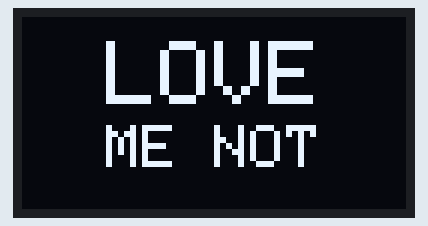
Recording of a sketch running on a simulated ESP8266 (NodeMCU). On the bench: 128×64 one-colour display. Random numbers use the default seed unless the sketch sets one.

Above: at 3.5 s.
At 13.5 s:
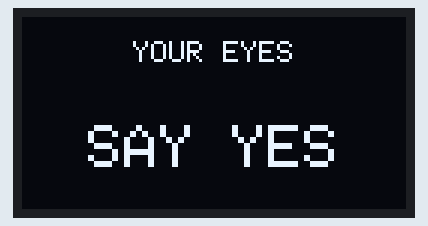
At 18.5 s:
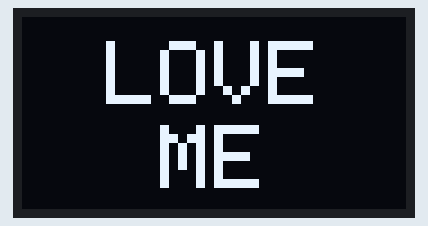
At 21.9 s:
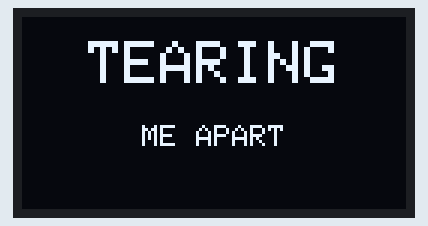
At 32.7 s:
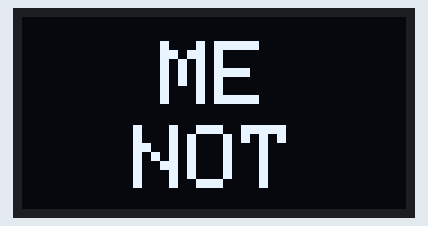
At 36.2 s:
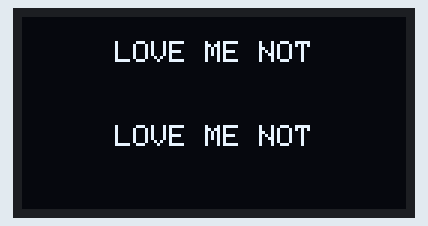

Measured:
- what the display in image 0 shows lasts 0.8 s, from 3.4 s to 4.2 s
- what the display in image 1 shows lasts 2.0 s, from 13.4 s to 15.4 s
- what the display in image 5 shows lasts 1.3 s, from 36.2 s to 37.5 s

The sketch:

LoveMeNot_OLED_esp8266.ino
```cpp
/*
 * ╔══════════════════════════════════════════╗
 * ║   "LOVE ME NOT" — OLED Lyric Animation  ║
 * ║   ESP8266 + SSD1306 128x64               ║
 * ║   SCL → D3   SDA → D2                   ║
 * ╚══════════════════════════════════════════╝
 *
 * Libraries needed (install via Arduino Library Manager):
 *   - Adafruit SSD1306
 *   - Adafruit GFX Library
 *
 * Each lyric segment has its own crazy animation style.
 * Adjust the BEAT_MS constant to match your song's BPM.
 */

#include <Wire.h>
#include <Adafruit_GFX.h>
#include <Adafruit_SSD1306.h>

// ── Pin config ────────────────────────────────────────────
#define SDA_PIN D2
#define SCL_PIN D1

// ── Display config ────────────────────────────────────────
#define SCREEN_W  128
#define SCREEN_H   64
#define OLED_ADDR 0x3C
Adafruit_SSD1306 display(SCREEN_W, SCREEN_H, &Wire, -1);

// ── Timing ────────────────────────────────────────────────
// One "beat" in ms — adjust to match your song BPM
// 120 BPM → 500ms   |   100 BPM → 600ms   |   140 BPM → 428ms
#define BEAT_MS  500

// ─────────────────────────────────────────────────────────
//  LYRIC SEGMENTS
//  Each entry: { "line1", "line2", beats_to_hold, anim_style }
//  anim_style:
//   0 = GLITCH SLIDE IN from right
//   1 = TYPEWRITER (letter by letter)
//   2 = HEARTBEAT PULSE (zoom-like invert flash)
//   3 = SHAKE / TREMBLE
//   4 = SCANLINE WIPE top→bottom
//   5 = SPLIT REVEAL (top half & bottom half come from edges)
//   6 = STROBE FLASH (blink in)
//   7 = MATRIX RAIN then reveal
// ─────────────────────────────────────────────────────────
struct Lyric {
  const char* line1;
  const char* line2;
  uint8_t     beats;
  uint8_t     style;
};

const Lyric lyrics[] = {
  { "LOVE",        "ME NOT",     4,  2 },  // heartbeat pulse
  { "DO YOU",      "LOVE ME?",   3,  0 },  // glitch slide
  { "OR NOT?",     "",           2,  6 },  // strobe
  { "I CAN'T",     "TELL...",    4,  1 },  // typewriter
  { "YOUR EYES",   "SAY YES",    4,  5 },  // split reveal
  { "YOUR LIPS",   "SAY NO",     4,  3 },  // shake
  { "LOVE",        "ME",         2,  2 },  // pulse
  { "NOT",         "",           2,  6 },  // strobe
  { "TEARING",     "ME APART",   4,  4 },  // scanline
  { "LOVE ME",     "LOVE ME",    3,  7 },  // matrix rain
  { "NOT",         "",           2,  6 },  // strobe
  { "JUST",        "DECIDE!",    4,  3 },  // shake
  { "LOVE",        "♥",          3,  2 },  // heartbeat
  { "ME",          "NOT",        4,  5 },  // split reveal
  { "LOVE ME NOT", "LOVE ME NOT",5,  7 },  // matrix rain
  { "I STILL",     "LOVE YOU",   5,  1 },  // typewriter
  { "",            "...",        3,  4 },  // scanline
  { "LOVE",        "ME NOT",     6,  2 },  // final pulse
};
const uint8_t LYRIC_COUNT = sizeof(lyrics) / sizeof(lyrics[0]);

// ── Helpers ───────────────────────────────────────────────
void cls() { display.clearDisplay(); }
void show() { display.display(); }

// Center text on a given Y baseline
void centeredText(const char* txt, int y, uint8_t sz = 1) {
  display.setTextSize(sz);
  int16_t x1, y1; uint16_t w, h;
  display.getTextBounds(txt, 0, y, &x1, &y1, &w, &h);
  display.setCursor((SCREEN_W - w) / 2, y);
  display.print(txt);
}

// Pick text size so it fills the width nicely
uint8_t autoSize(const char* txt) {
  uint8_t len = strlen(txt);
  if (len <= 4)  return 3;
  if (len <= 7)  return 2;
  return 1;
}

// Draw the two lyric lines normally (for compound effects)
void drawLyrics(const char* l1, const char* l2, int offsetX = 0, int offsetY = 0) {
  display.setTextColor(SSD1306_WHITE);
  bool hasTwo = strlen(l2) > 0;
  if (hasTwo) {
    uint8_t s1 = autoSize(l1), s2 = autoSize(l2);
    centeredText(l1, offsetY + 8,  s1);
    centeredText(l2, offsetY + 36, s2);
  } else {
    uint8_t s1 = autoSize(l1);
    centeredText(l1, offsetY + 20, s1);
  }
}

// ── RNG helper ───────────────────────────────────────────
uint16_t rnd(uint16_t maxVal) { return random(maxVal); }

// ─────────────────────────────────────────────────────────
//  ANIMATION FUNCTIONS
// ─────────────────────────────────────────────────────────

// 0 — GLITCH SLIDE IN from right with noise artifacts
void animGlitchSlide(const char* l1, const char* l2, uint32_t holdMs) {
  for (int x = SCREEN_W; x >= 0; x -= 12) {
    cls();
    // glitch noise bars
    for (int i = 0; i < 6; i++) {
      int gy = rnd(SCREEN_H);
      int gx = rnd(SCREEN_W);
      display.drawFastHLine(gx, gy, rnd(40), SSD1306_WHITE);
    }
    drawLyrics(l1, l2, x, 0);
    show();
    delay(30);
  }
  // Glitch flashes while holding
  uint32_t t = millis();
  while (millis() - t < holdMs) {
    cls();
    // random horizontal glitch lines
    for (int i = 0; i < 4; i++) {
      int gy = rnd(SCREEN_H);
      display.drawFastHLine(0, gy, rnd(SCREEN_W), SSD1306_WHITE);
    }
    drawLyrics(l1, l2, rnd(6) - 3, 0);
    show();
    delay(80);
    cls();
    drawLyrics(l1, l2, 0, 0);
    show();
    delay(120);
  }
}

// 1 — TYPEWRITER letter by letter
void animTypewriter(const char* l1, const char* l2, uint32_t holdMs) {
  char buf[32];
  uint8_t s1 = autoSize(l1);
  bool hasTwo = strlen(l2) > 0;
  uint8_t s2 = hasTwo ? autoSize(l2) : 1;

  // Type line1
  for (uint8_t i = 0; i <= strlen(l1); i++) {
    strncpy(buf, l1, i); buf[i] = '\0';
    cls();
    display.setTextColor(SSD1306_WHITE);
    if (hasTwo) {
      centeredText(buf, 8,  s1);
    } else {
      centeredText(buf, 20, s1);
    }
    // cursor blink
    display.fillRect(
      (SCREEN_W / 2) + (i * 6 * s1) / 2 - (strlen(l1) * 6 * s1) / 2,
      hasTwo ? 8 : 20, 3, 8 * s1, SSD1306_WHITE);
    show();
    delay(80);
  }
  // Type line2
  if (hasTwo) {
    for (uint8_t i = 0; i <= strlen(l2); i++) {
      strncpy(buf, l2, i); buf[i] = '\0';
      cls();
      display.setTextColor(SSD1306_WHITE);
      centeredText(l1, 8,  s1);
      centeredText(buf, 36, s2);
      display.fillRect(
        (SCREEN_W / 2) + (i * 6 * s2) / 2 - (strlen(l2) * 6 * s2) / 2,
        36, 3, 8 * s2, SSD1306_WHITE);
      show();
      delay(80);
    }
  }
  delay(holdMs);
}

// 2 — HEARTBEAT PULSE (invert flash, scale bounce illusion)
void animHeartbeat(const char* l1, const char* l2, uint32_t holdMs) {
  // Show normally then INVERT flash × 3 like a heartbeat
  cls(); drawLyrics(l1, l2); show(); delay(150);

  uint32_t t = millis();
  int beat = 0;
  while (millis() - t < holdMs) {
    // THUMP 1
    display.invertDisplay(true);  delay(60);
    display.invertDisplay(false); delay(80);
    // THUMP 2
    display.invertDisplay(true);  delay(40);
    display.invertDisplay(false); delay(40);
    // rest
    delay(BEAT_MS * 2 - 220);
    beat++;
  }
  display.invertDisplay(false);
}

// 3 — SHAKE / TREMBLE
void animShake(const char* l1, const char* l2, uint32_t holdMs) {
  // Slide-in fast
  for (int x = SCREEN_W; x >= 0; x -= 20) {
    cls(); drawLyrics(l1, l2, x, 0); show(); delay(20);
  }
  int8_t offsets[] = {-4,4,-3,3,-2,2,-1,1,0};
  uint32_t t = millis();
  while (millis() - t < holdMs) {
    for (uint8_t i = 0; i < 9; i++) {
      cls(); drawLyrics(l1, l2, offsets[i], offsets[(i+3)%9]); show();
      delay(35);
    }
  }
}

// 4 — SCANLINE WIPE top → bottom
void animScanline(const char* l1, const char* l2, uint32_t holdMs) {
  // First draw full in a buffer effect: reveal one row at a time
  for (int scanY = 0; scanY < SCREEN_H; scanY += 2) {
    cls();
    drawLyrics(l1, l2);
    // black mask below scan line
    display.fillRect(0, scanY, SCREEN_W, SCREEN_H - scanY, SSD1306_BLACK);
    // scanline highlight
    display.drawFastHLine(0, scanY, SCREEN_W, SSD1306_WHITE);
    show();
    delay(12);
  }
  cls(); drawLyrics(l1, l2); show();
  delay(holdMs);
}

// 5 — SPLIT REVEAL (top half from left, bottom half from right)
void animSplitReveal(const char* l1, const char* l2, uint32_t holdMs) {
  for (int step = SCREEN_W; step >= 0; step -= 8) {
    cls();
    // Draw everything then clip with black rectangles
    drawLyrics(l1, l2);
    // top half mask
    display.fillRect(step, 0, SCREEN_W - step, SCREEN_H / 2, SSD1306_BLACK);
    // bottom half mask (mirror)
    display.fillRect(0, SCREEN_H / 2, step, SCREEN_H / 2, SSD1306_BLACK);
    show();
    delay(20);
  }
  cls(); drawLyrics(l1, l2); show();
  delay(holdMs);
}

// 6 — STROBE FLASH
void animStrobe(const char* l1, const char* l2, uint32_t holdMs) {
  uint32_t t = millis();
  bool on = true;
  int interval = 60;
  while (millis() - t < holdMs) {
    if (on) { cls(); drawLyrics(l1, l2); show(); }
    else    { cls(); show(); }
    on = !on;
    delay(interval);
    // speed up then slow down
    interval = 40 + abs((int)(millis() - t - holdMs/2)) / 8;
  }
  cls(); drawLyrics(l1, l2); show();
}

// 7 — MATRIX RAIN then text reveal
void animMatrixRain(const char* l1, const char* l2, uint32_t holdMs) {
  const char charset[] = "01LOVEMENOT!?♥*#@";
  const uint8_t COLS = SCREEN_W / 6;
  uint8_t drops[22];
  for (uint8_t i = 0; i < COLS; i++) drops[i] = rnd(SCREEN_H);

  uint32_t t = millis();
  uint32_t rainTime = min((uint32_t)1200, holdMs / 2);

  while (millis() - t < rainTime) {
    display.dim(false);
    // Fade: draw semi-transparent black (draw black rects over old chars)
    for (int fy = 0; fy < SCREEN_H; fy += 8) {
      if (rnd(3) == 0)
        display.fillRect(0, fy, SCREEN_W, 8, SSD1306_BLACK);
    }
    // Draw new chars
    for (uint8_t col = 0; col < COLS; col++) {
      display.setTextSize(1);
      display.setTextColor(SSD1306_WHITE);
      uint8_t ci = rnd(strlen(charset));
      char ch[2] = { charset[ci], '\0' };
      display.setCursor(col * 6, drops[col]);
      display.print(ch);
      drops[col] = (drops[col] + 8) % SCREEN_H;
    }
    show();
    delay(60);
  }

  // Reveal the actual lyrics with a flash
  display.invertDisplay(true); delay(80);
  display.invertDisplay(false);
  cls(); drawLyrics(l1, l2); show();
  delay(holdMs - rainTime);
}

// ─────────────────────────────────────────────────────────
//  INTRO ANIMATION — plays once on boot
// ─────────────────────────────────────────────────────────
void playIntro() {
  // Draw a giant heart with ASCII art + title
  const char* heart[] = {
    " ** ** ",
    "*     *",
    " *   * ",
    "  * *  ",
    "   *   ",
  };
  for (int frame = 0; frame < 20; frame++) {
    cls();
    display.setTextSize(1);
    display.setTextColor(SSD1306_WHITE);
    for (uint8_t r = 0; r < 5; r++) {
      display.setCursor((SCREEN_W - 42) / 2, 4 + r * 8 + (frame % 2));
      display.print(heart[r]);
    }
    // Title below heart
    display.setTextSize(1);
    centeredText("LOVE ME NOT", 48, 1);
    show();
    delay(80);
  }
  // Flash reveal
  display.invertDisplay(true); delay(120);
  display.invertDisplay(false); delay(80);
  display.invertDisplay(true); delay(80);
  display.invertDisplay(false); delay(400);
  cls(); show();
}

// ─────────────────────────────────────────────────────────
//  OUTRO — loop ripple effect
// ─────────────────────────────────────────────────────────
void playOutro() {
  for (int r = 0; r < 50; r++) {
    cls();
    for (int i = 0; i < r; i += 4)
      display.drawCircle(SCREEN_W/2, SCREEN_H/2, i, SSD1306_WHITE);
    centeredText("LOVE ME NOT", 28, 1);
    show();
    delay(40);
  }
  delay(800);
}

// ─────────────────────────────────────────────────────────
//  SETUP & LOOP
// ─────────────────────────────────────────────────────────
void setup() {
  Wire.begin(SDA_PIN, SCL_PIN);   // D2=SDA, D3=SCL
  Serial.begin(115200);

  if (!display.begin(SSD1306_SWITCHCAPVCC, OLED_ADDR)) {
    Serial.println("SSD1306 not found!");
    for (;;);
  }
  display.clearDisplay();
  display.setTextColor(SSD1306_WHITE);
  display.setTextWrap(false);

  randomSeed(analogRead(A0));
  delay(200);
  playIntro();
}

void loop() {
  for (uint8_t i = 0; i < LYRIC_COUNT; i++) {
    const Lyric& ly = lyrics[i];
    uint32_t holdMs = (uint32_t)ly.beats * BEAT_MS;

    switch (ly.style) {
      case 0: animGlitchSlide  (ly.line1, ly.line2, holdMs); break;
      case 1: animTypewriter   (ly.line1, ly.line2, holdMs); break;
      case 2: animHeartbeat    (ly.line1, ly.line2, holdMs); break;
      case 3: animShake        (ly.line1, ly.line2, holdMs); break;
      case 4: animScanline     (ly.line1, ly.line2, holdMs); break;
      case 5: animSplitReveal  (ly.line1, ly.line2, holdMs); break;
      case 6: animStrobe       (ly.line1, ly.line2, holdMs); break;
      case 7: animMatrixRain   (ly.line1, ly.line2, holdMs); break;
    }

    cls(); show();
    delay(80);  // tiny gap between lyrics
  }

  playOutro();
  delay(1000);
  // Then it loops from the beginning!
}
```
